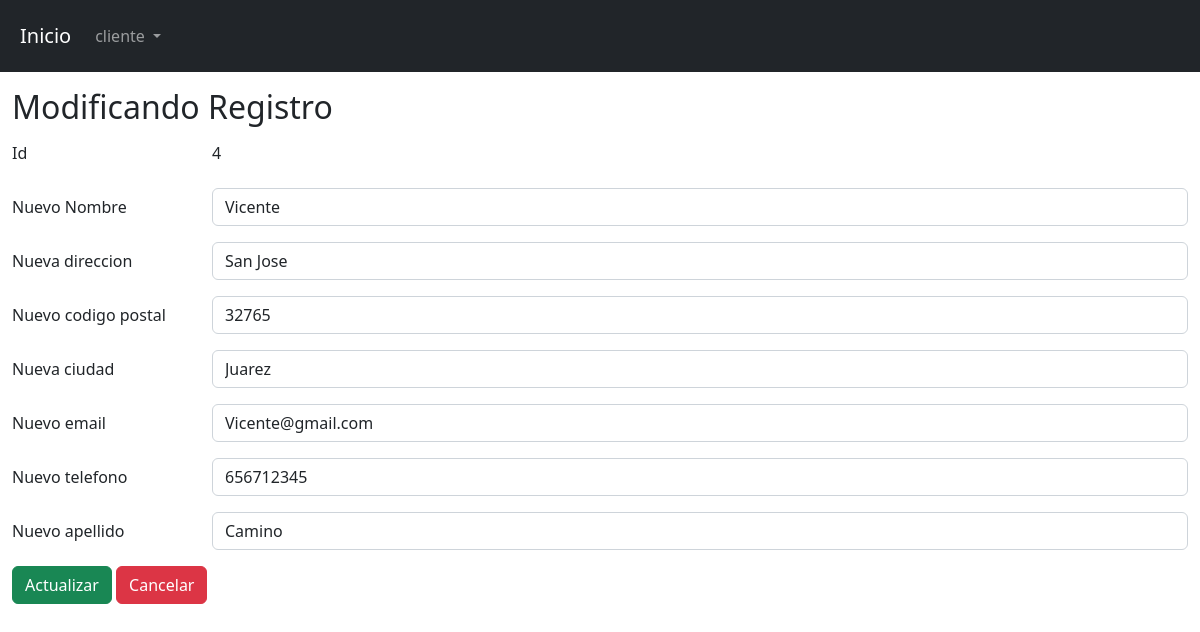
Screenshot of /view/cliente/edit.php?id=4 with the database file from the repository.
### tables this page shows
CREATE TABLE `tbl_cliente` (
  `id` int(11) NOT NULL,
  `nombre` varchar(100) NOT NULL,
  `direccion` varchar(100) NOT NULL,
  `cp` int(11) NOT NULL,
  `ciudad` varchar(100) NOT NULL,
  `e-mail` varchar(100) NOT NULL,
  `telefono` int(11) NOT NULL,
  `apellidos` varchar(100) NOT NULL
);

### config/db.php (called while the page is built)
<?php
    class db{
        private $host= "localhost";
        private $dbname="bd_mercado";
        private $client="root";
        private $password="";
        public function conexion(){
            try{
                $PDO = new PDO("mysql:host=".$this->host.";dbname=".$this->dbname,$this->client,$this->password);
                return $PDO;
            }catch(PDOException $e){
                return $e->getMessage();
            }
        }
    }
?>

### controller/clienteController.php (called while the page is built, shortened)
<?php
    class clienteController{
        private $model;
        public function __construct()
        {
            require_once("c://xampp/htdocs/proyecto/model/clienteModel.php");
            $this->model = new clienteModel();
        }
        public function show($id){
            return ($this->model->show($id) != false) ? $this->model->show($id) : header("Location:index.php");
        }
    }
?>

### model/clienteModel.php (called while the page is built, shortened)
<?php
    class clienteModel{
        private $PDO;
        public function __construct()
        {
            require_once("c://xampp/htdocs/proyecto/config/db.php");
            $con = new db();
            $this->PDO = $con->conexion();
        }
        public function show($id){
            $stament = $this->PDO->prepare("SELECT * FROM tbl_cliente where id = :id limit 1");
            $stament->bindParam(":id",$id);
            return ($stament->execute()) ? $stament->fetch() : false ;
        }
    }
?>

### view/cliente/edit.php (the view)
<?php
    require_once("c://xampp/htdocs/proyecto/view/head/head.php");
    require_once("c://xampp/htdocs/proyecto/controller/clienteController.php");
    $obj = new clienteController();
    $client = $obj->show($_GET['id']);
?>
  <form action="update.php" method="post" autocomplete="off">
    <h2>Modificando Registro</h2>
    <div class="mb-3 row">
        <label for="staticEmail" class="col-sm-2 col-form-label">Id</label>
        <div class="col-sm-10">
        <input type="text" name="id" readonly class="form-control-plaintext" id="staticEmail" value="<?= $client[0]?>">
        </div>
    </div>
    <div class="mb-3 row">
        <label for="inputPassword" class="col-sm-2 col-form-label">Nuevo Nombre</label>
        <div class="col-sm-10">
            <input type="text" name="nombre" class="form-control" id="inputPassword" value="<?= $client[1]?>">
        </div>
    </div>
    <div class="mb-3 row">
        <label for="staticEmail" class="col-sm-2 col-form-label">Nueva direccion</label>
        <div class="col-sm-10">
        <input type="text" name="direccion" class="form-control" id="inputPassword" value="<?= $client[2]?>">
        </div>
    </div>
    <div class="mb-3 row">
        <label for="inputPassword" class="col-sm-2 col-form-label">Nuevo codigo postal</label>
        <div class="col-sm-10">
        <input type="text" name="cp" class="form-control" id="inputPassword" value="<?= $client[3]?>">
        </div>
    </div>
    <div class="mb-3 row">
        <label for="staticEmail" class="col-sm-2 col-form-label">Nueva ciudad </label>
        <div class="col-sm-10">
        <input type="text" name="ciudad" class="form-control" id="inputPassword" value="<?= $client[4]?>">
        </div>
    </div>
    <div class="mb-3 row">
        <label for="inputPassword" class="col-sm-2 col-form-label">Nuevo email</label>
        <div class="col-sm-10">
        <input type="text" name="email" class="form-control" id="inputPassword" value="<?= $client[5]?>">
        </div>
    </div>
    <div class="mb-3 row">
        <label for="staticEmail" class="col-sm-2 col-form-label">Nuevo telefono</label>
        <div class="col-sm-10">
        <input type="text" name="telefono" class="form-control" id="inputPassword" value="<?= $client[6]?>">
        </div>
    </div>
    <div class="mb-3 row">
        <label for="inputPassword" class="col-sm-2 col-form-label">Nuevo apellido</label>
        <div class="col-sm-10">
        <input type="text" name="apellidos" class="form-control" id="inputPassword" value="<?= $client[7]?>">
        </div>
    </div>
    <div>
        <input type="submit" class="btn btn-success" value="Actualizar">
        <a class="btn btn-danger" href="show.php?id=<?= $client[0]?>">Cancelar</a>
    </div>
  </form>
<?php
    require_once("c://xampp/htdocs/proyecto/view/head/footer.php");
?>

### rows the page displays
tbl_cliente: id "4", nombre "Vicente", direccion "San Jose", cp "32765", ciudad "Juarez", email "Vicente@gmail.com", telefono "656712345", apellidos "Camino"
